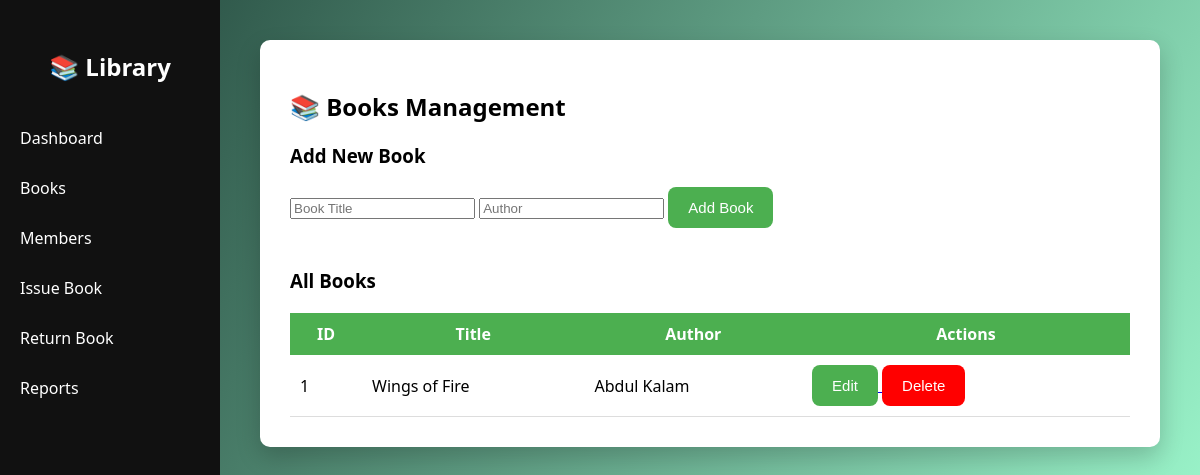
/books, run on the app's committed database.
### tables this page shows
CREATE TABLE books(
        id INTEGER PRIMARY KEY AUTOINCREMENT,
        title TEXT,
        author TEXT);

### app.py (the view)
@app.route('/books')
def books():
    conn = connect_db()
    c = conn.cursor()
    c.execute("SELECT * FROM books")
    books = c.fetchall()
    conn.close()
    return render_template("books.html", books=books)

### app.py (called while the page is built)
def connect_db():
    return sqlite3.connect('library.db')

### templates/books.html
{% extends "layout.html" %}
{% block content %}
<h2>📚 Books Management</h2>
<h3>Add New Book</h3>
<form action="/add_book" method="POST">
<input type="text" name="title" placeholder="Book Title" required>
<input type="text" name="author" placeholder="Author" required>
<button class="btn">Add Book</button>
</form>
<br>
<h3>All Books</h3>
<table>
<tr>
<th>ID</th>
<th>Title</th>
<th>Author</th>
<th>Actions</th>
</tr>
{% for book in books %}
<tr>
<td>{{book[0]}}</td>
<td>{{book[1]}}</td>
<td>{{book[2]}}</td>
<td>
<a href="/edit_book/{{book[0]}}">
<button class="btn">Edit</button>
</a>
<a href="/delete_book/{{book[0]}}">
<button class="btn" style="background:red;">Delete</button>
</a>
</td>
</tr>
{% endfor %}
</table>
{% endblock %}

### templates/layout.html (style rules this page uses)
body { margin:0; font-family:Segoe UI; background:linear-gradient(120deg,#1f4037,#99f2c8); }
.btn { padding:12px 20px; background:#4CAF50; border:none; color:white; border-radius:8px; cursor:pointer; font-size:15px; }
table { width:100%; border-collapse:collapse; margin-top:20px; }
th { background:#4CAF50; color:white; padding:10px; }
td { padding:10px; border-bottom:1px solid #ddd; }

### data on the page
books: id "1", title "Wings of Fire", author "Abdul Kalam"
